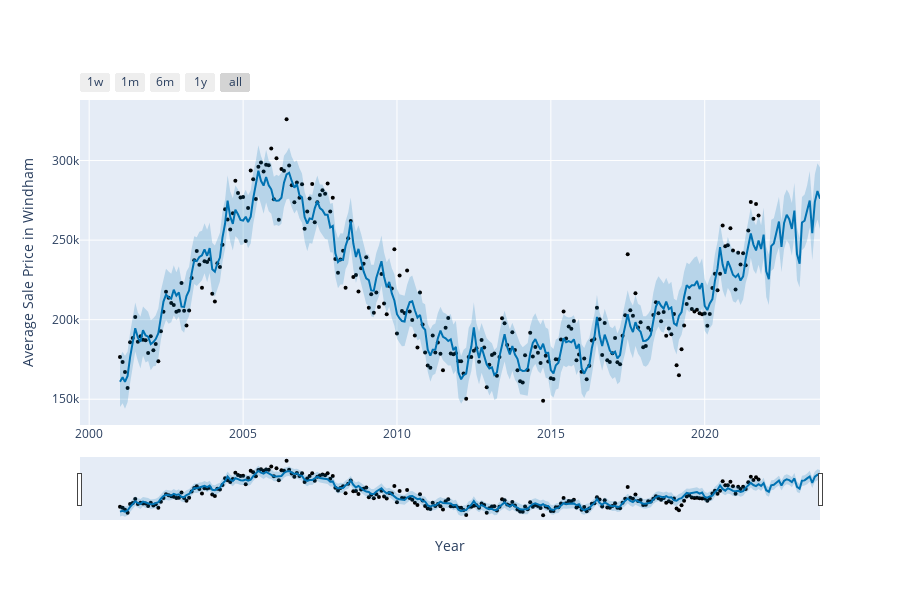

Here is the notebook cell this chart was saved with:
### Markdown cell above
## Plotting the final figure using prophet model and forecast data

### Code cell
from prophet.plot import plot_plotly, plot_components_plotly
plot_plotly(m, forecast,xlabel='Year',ylabel='Average Sale Price in '+county_name)

### Figure 1 — Plotly figure (JSON) as saved in the notebook; plotly's stock layout.template omitted (floating-point values rounded to 4 significant figures; data arrays with more than 128 entries replaced by an {"elided": "..."} marker saying what was removed)
{"data": [{"marker": {"color": "black", "size": 4}, "mode": "markers", "name": "Actual", "type": "scatter", "x": {"elided": "250 str values"}, "y": {"elided": "250 float values"}}, {"hoverinfo": "skip", "line": {"width": 0}, "mode": "lines", "type": "scatter", "x": {"elided": "274 str values"}, "y": {"elided": "274 float values"}}, {"fill": "tonexty", "fillcolor": "rgba(0, 114, 178, 0.2)", "line": {"color": "#0072B2", "width": 2}, "mode": "lines", "name": "Predicted", "type": "scatter", "x": {"elided": "274 str values"}, "y": {"elided": "274 float values"}}, {"fill": "tonexty", "fillcolor": "rgba(0, 114, 178, 0.2)", "hoverinfo": "skip", "line": {"width": 0}, "mode": "lines", "type": "scatter", "x": {"elided": "274 str values"}, "y": {"elided": "274 float values"}}], "layout": {"height": 600, "showlegend": false, "width": 900, "xaxis": {"rangeselector": {"buttons": [{"count": 7, "label": "1w", "step": "day", "stepmode": "backward"}, {"count": 1, "label": "1m", "step": "month", "stepmode": "backward"}, {"count": 6, "label": "6m", "step": "month", "stepmode": "backward"}, {"count": 1, "label": "1y", "step": "year", "stepmode": "backward"}, {"step": "all"}]}, "rangeslider": {"visible": true}, "title": {"text": "Year"}, "type": "date"}, "yaxis": {"title": {"text": "Average Sale Price in Windham"}}}}
